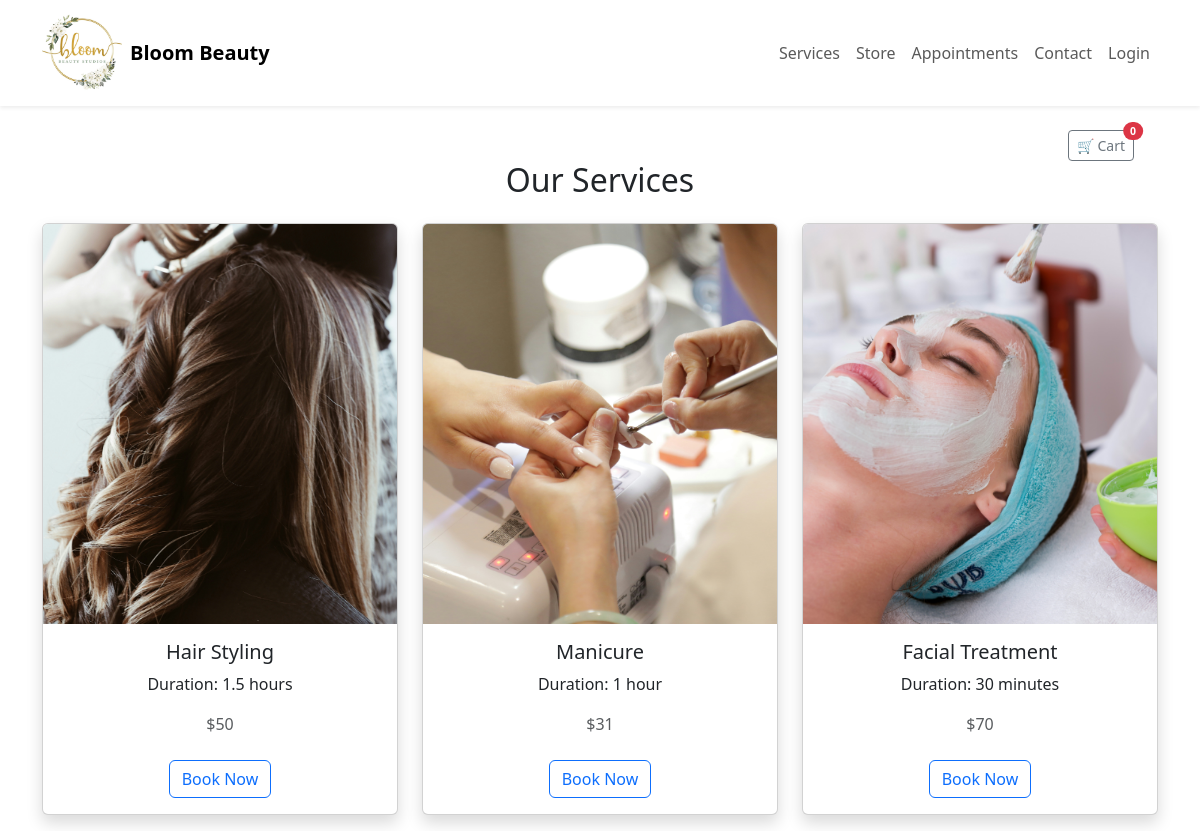
Page /services/ on the committed database.
### appointments/models.py (models this page shows, shortened)
class Service(models.Model):
    name = models.CharField(max_length=45)
    description = models.TextField()
    duration = models.CharField(max_length=20, choices=DURATION_CHOICES)
    price = models.IntegerField()
    image = models.ImageField(upload_to='services/', null=True, blank=True)
    created_at = models.DateTimeField(auto_now_add=True)
    updated_at = models.DateTimeField(auto_now=True)

### services/views.py (the view)
# urls.py: path('services/', include('services.urls')),
def services(request):
    context = {
        'services': Service.objects.all(),
    }
    return render(request, 'services/services.html', context)

### templates/services/services.html
{% extends 'base.html' %}
{% block content %}
<div class="text-end pe-4 mt-2">
    <a href="/store/cart/" class="btn btn-sm btn-outline-secondary position-relative">
        🛒 Cart
        <span id="cart-count" class="position-absolute top-0 start-100 translate-middle badge rounded-pill bg-danger">
            0
        </span>
    </a>
</div>
<h2 class="text-center mb-4">Our Services</h2>
<div class="row">
    {% for service in services %}
        <div class="col-md-4 mb-3">
            <div class="card h-100 shadow">
                <img src="{{ service.image.url }}" class="card-img-top" alt="{{ service.name }}" style="height: 400px; object-fit: cover;">
                <div class="card-body text-center">
                    <h5 class="card-title">{{ service.name }}</h5>
                    <p class="card-text">Duration: {{ service.duration }}</p>
                    <p class="card-text text-muted">${{ service.price }}</p>
                    <a href="{% url 'book' service.id %}" class="btn btn-outline-primary mt-2">Book Now</a>
                </div>
            </div>
        </div>
    {% endfor %}
</div>
{% endblock %}

### static/css/style.css (style rules this page uses)
body, html { overflow-x: hidden; }

### rows in the picture
Service: image (picture), name "Hair Styling", duration "1.5 hours", price "50"
Service: image (picture), name "Manicure", duration "1 hour", price "31"
Service: image (picture), name "Facial Treatment", duration "30 minutes", price "70"
